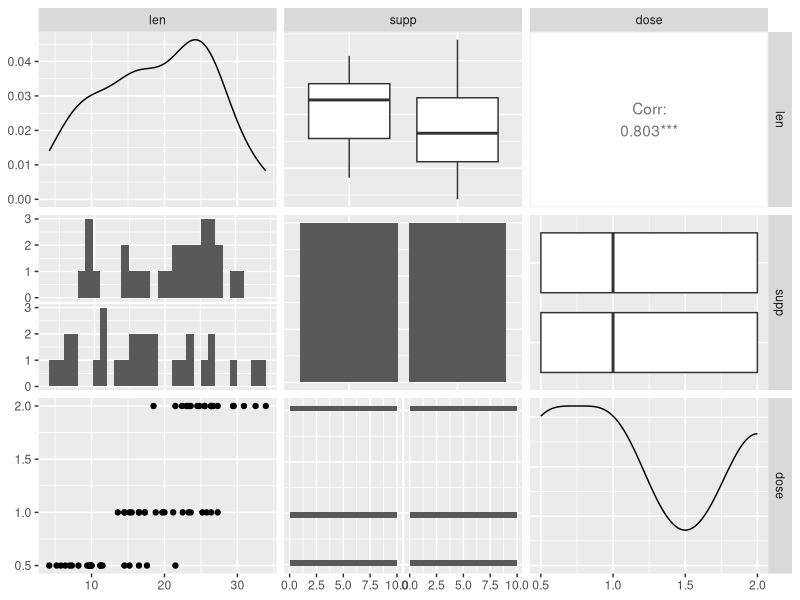

Write R code to recreate this figure. (Note: this script raises an error after producing the figure.)
## ---- chunk 1
library(datasets)
data("ToothGrowth")
summary(ToothGrowth)
library(GGally)
ggpairs(ToothGrowth)
library(ggplot2)
qplot(factor(dose), len, fill = supp, data = ToothGrowth, 
      geom = "boxplot", position = "dodge") + geom_jitter() +
  xlab("Vitamin C dose") + 
  ylab("length of odontoblasts (teeth)")
## ---- chunk 2
table(ToothGrowth$supp, ToothGrowth$dose)
library(reshape2)
wtgs <- split(ToothGrowth, ToothGrowth$supp)
t.test(wtg$OJ$len, wtg$VC$len, paired = F)
# wtgd <- split(ToothGrowth, ToothGrowth$dose)
# t.test(len~dose, data = ToothGrowth, paired = F)
